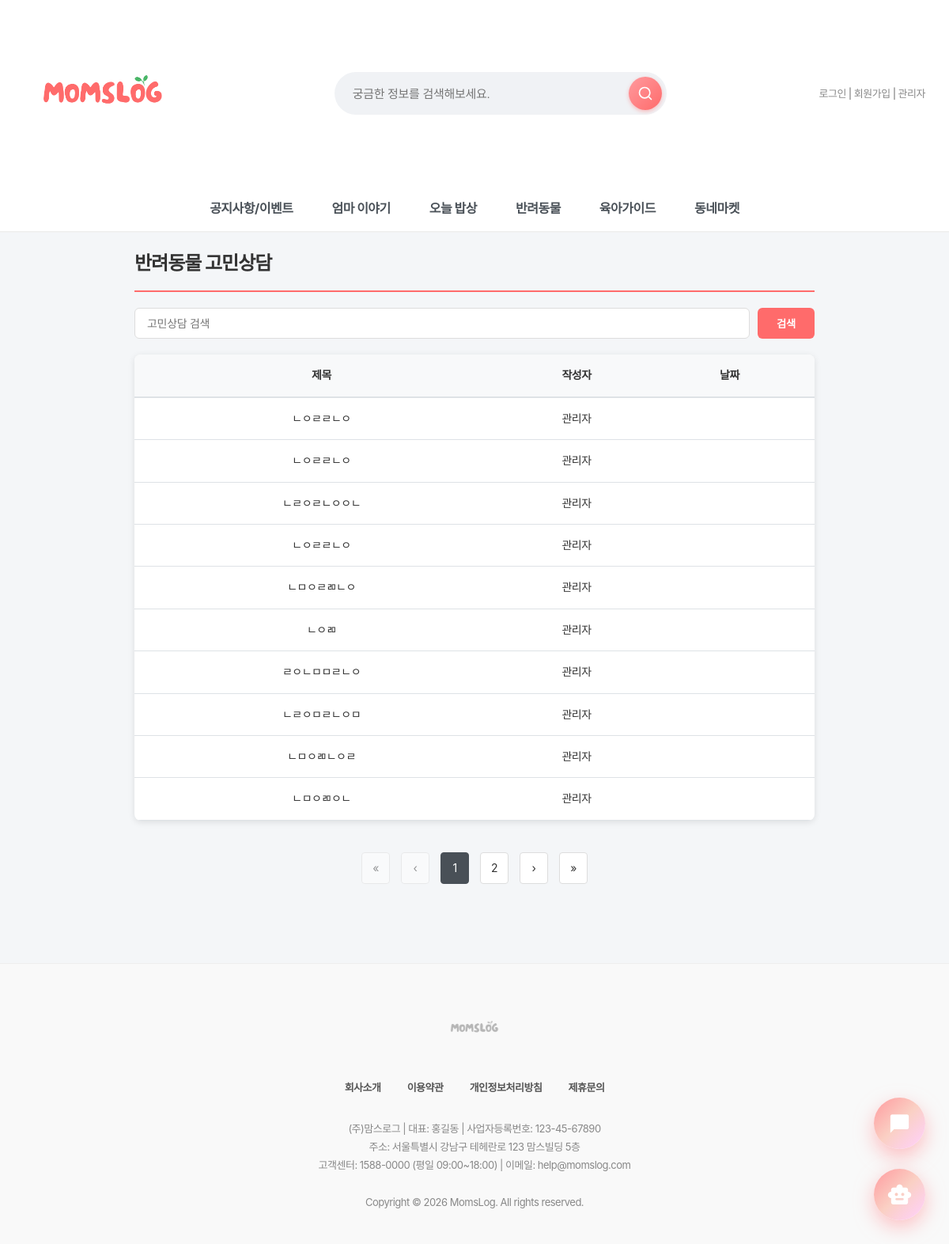
Screenshot of /board/pet_counsel/ with the database file from the repository.
### board/models.py (models this page shows, shortened)
class PetCounselPost(models.Model):
    title = models.CharField(max_length=200, verbose_name="제목")
    content = models.TextField(verbose_name="내용")
    author = models.ForeignKey(
        settings.AUTH_USER_MODEL,
        on_delete=models.SET_NULL,
        null=True,
        blank=True,
        verbose_name="작성자"
    )
    views = models.PositiveIntegerField(default=0, verbose_name="조회수")
    created_at = models.DateTimeField(auto_now_add=True, verbose_name="작성일")
    updated_at = models.DateTimeField(auto_now=True, verbose_name="수정일")
    class Meta:
        verbose_name = "반려동물 고민상담"
        verbose_name_plural = "반려동물 고민상담"
        ordering = ["-created_at"]

### accounts/models.py (models this page shows, shortened)
class User(AbstractUser):
    real_name = models.CharField("이름", max_length=30)
    nickname = models.CharField("닉네임", max_length=30, unique=True)
    jumin = models.CharField("주민번호", max_length=20)  # 000000-0000000
    phone = models.CharField("휴대폰 번호", max_length=20)
    email = models.EmailField("이메일", max_length=254)
    address = models.CharField("주소", max_length=200, blank=True, null=True)
    address_detail = models.CharField("상세주소", max_length=200, blank=True, null=True)
    point = models.PositiveIntegerField("포인트", default=0)
    grade = models.CharField("회원 등급", max_length=10, choices=GRADE_CHOICES, default="start")
    GENDER_CHOICES = [
        ('M', '남자'),
        ('F', '여자'),
    ]
    gender = models.CharField("성별", max_length=1, choices=GENDER_CHOICES, default='F')
    has_children = models.BooleanField("자녀 유무", default=False)
    CHILD_STAGE_CHOICES = [
        ("kindergarten", "유치원"),
        ("elementary", "초등학생"),
        ("middle", "중학생"),
        ("high", "고등학생"),
        ("adult", "성인"),
        ("other", "기타"),
    ]
    children_stages = models.JSONField("자녀 학령(복수)", default=list, blank=True)
    terms_agreed = models.BooleanField("약관 동의", default=False)

### board/views.py (the view)
# urls.py: path("pet_counsel/",views.pet_counsel_list,name="pet_counsel_list"),
def pet_counsel_list(request):
    search_query = request.GET.get('search', '')
    qs = PetCounselPost.objects.all().order_by('-id')
    if search_query:
        qs = qs.filter(
            Q(title__icontains=search_query) |
            Q(content__icontains=search_query)
        )
    paginator = Paginator(qs, 10)  # ✅ 페이지당 10개
    page = request.GET.get('page')
    posts = paginator.get_page(page)
    return render(request, 'board/pet_counsel_list.html', {
        'posts': posts,
        'search_query': search_query,
    })

### quests/context_processors.py (called while the page is built, shortened)
def today_quest(request):
    if not request.user.is_authenticated:
        return {
            "today_quest": None,
            "grade_progress": None,
        }

### board/templates/board/pet_counsel_list.html (shortened to what this page needs)
{% extends 'base.html' %}
{% block content %}
<div class="pet-container">
    <div class="pet-header">
        <h2>반려동물 고민상담</h2>
    </div>
    <div class="search-box">
        <form method="get">
            <input type="text" name="search" placeholder="고민상담 검색"
                   value="{{ search_query|default:'' }}">
            <button type="submit">검색</button>
        </form>
    </div>
    {% if posts %}
    <table class="pet-table">
        <thead>
            <tr>
                <th style="width:55%">제목</th>
                <th style="width:20%">작성자</th>
                <th style="width:25%">날짜</th>
            </tr>
        </thead>
        <tbody>
            {% for post in posts %}
            <tr>
                <td class="pet-title" data-label="제목">
                    <a href="{% url 'board:pet_counsel_detail' post.id %}">
                        {{ post.title }}
                    </a>
                </td>
                <td data-label="작성자">
                    {% if post.author %}
                        {{ post.author.nickname|default:post.author.username }}
                    {% else %}
                        탈퇴한 사용자
                    {% endif %}
                </td>
                <td data-label="날짜">
                </td>
            </tr>
            {% endfor %}
        </tbody>
    </table>
    {% else %}
    <div class="no-results">
        <p>아직 등록된 고민상담 글이 없습니다</p>
    </div>
    {% endif %}
    {% if posts.has_other_pages %}
    <div class="pagination-container">
        {% if posts.has_previous %}
            <a href="?page=1{% if search_query %}&search={{ search_query }}{% endif %}" class="pagination-btn">«</a>
            <a href="?page={{ posts.previous_page_number }}{% if search_query %}&search={{ search_query }}{% endif %}" class="pagination-btn">‹</a>
        {% else %}
            <span class="pagination-btn disabled">«</span>
            <span class="pagination-btn disabled">‹</span>
        {% endif %}
        {% for page_num in posts.paginator.page_range %}
            {% if posts.number == page_num %}
                <span class="pagination-btn active">{{ page_num }}</span>
            {% else %}
                <a href="?page={{ page_num }}{% if search_query %}&search={{ search_query }}{% endif %}"
                   class="pagination-btn">{{ page_num }}</a>
            {% endif %}
        {% endfor %}
        {% if posts.has_next %}
            <a href="?page={{ posts.next_page_number }}{% if search_query %}&search={{ search_query }}{% endif %}" class="pagination-btn">›</a>
            <a href="?page={{ posts.paginator.num_pages }}{% if search_query %}&search={{ search_query }}{% endif %}" class="pagination-btn">»</a>
        {% else %}
            <span class="pagination-btn disabled">›</span>
            <span class="pagination-btn disabled">»</span>
        {% endif %}
    </div>
    {% endif %}
</div>
{% endblock %}

### static/css/style.css (style rules this page uses)
body { font-family: "Pretendard Variable", "Pretendard", -apple-system, BlinkMacSystemFont, system-ui, Roboto, "Helvetica Neue", "Segoe UI", "Apple SD Gothic Neo", "Noto Sans KR", "Malgun Gothic", "Apple Color Emoji", "Segoe UI Emoji", "Segoe UI Symbol", sans-serif; margin: 0; padding: 0; background-color: #f4f6f8; color: #333; line-height: 1.6; letter-spacing: -0.5px; -webkit-font-smoothing: antialiased; -moz-osx-font-smoothing: grayscale; }
h1, h2, h3, h4, h5, h6 { font-weight: 700; letter-spacing: -1px; margin-top: 0; }
button, input, select, textarea { font-family: "Pretendard Variable", "Pretendard", sans-serif; letter-spacing: -0.3px; }
a { text-decoration: none; color: inherit; transition: all 0.3s ease; }
button { font-family: 'Pretendard', sans-serif; }

### static/css/mobile.css (style rules this page uses)
* { box-sizing: border-box; }

### static/css/darkmode.css (style rules this page uses)
body, header, .main-nav, .card, input, textarea, select, button, table { transition: background-color 0.3s ease, color 0.3s ease, border-color 0.3s ease; }

### static/css/premium-finish.css (style rules this page uses)
* { --transition-fast: 0.2s; --transition-normal: 0.3s; --transition-slow: 0.5s; --ease-spring: cubic-bezier(0.23, 1, 0.320, 1); --ease-smooth: cubic-bezier(0.25, 0.46, 0.45, 0.94); }

### static/css/chatbot.css (style rules this page uses)
:root { --primary-gradient: linear-gradient(135deg, #FF9A9E 0%, #FAD0C4 50%, #FFD1FF 100%); --glass-bg: rgba(255, 255, 255, 0.85); --glass-border: 1px solid rgba(255, 255, 255, 0.5); --shadow-xl: 0 20px 40px rgba(0, 0, 0, 0.1), 0 10px 20px rgba(0, 0, 0, 0.05); --text-dark: #2d3436; }
body { font-family: 'Pretendard', sans-serif; }

### main/templates/base.html (style rules this page uses)
* { font-family: "Pretendard", -apple-system, BlinkMacSystemFont, system-ui, Roboto, "Helvetica Neue", "Segoe UI", "Apple SD Gothic Neo", "Noto Sans KR", "Malgun Gothic", "Apple Color Emoji", "Segoe UI Emoji", "Segoe UI Symbol", sans-serif; }

### board/templates/board/pet_counsel_list.html (style rules this page uses)
.pet-container { max-width: 900px; margin: 0 auto; padding: 20px; }
.pet-header { display: flex; justify-content: space-between; align-items: center; margin-bottom: 20px; padding-bottom: 15px; border-bottom: 2px solid #ff6b6b; flex-wrap: wrap; gap: 10px; }
.pet-header h2 { margin: 0; font-size: 24px; font-weight: 700; color: #333; }
.search-box { width: 100%; margin-bottom: 20px; }
.search-box form { display: flex; gap: 10px; }
.search-box input { flex: 1; padding: 10px 15px; border: 1px solid #ddd; border-radius: 6px; font-size: 14px; }
.search-box button { padding: 10px 24px; background: #ff6b6b; color: white; border: none; border-radius: 6px; font-weight: 600; cursor: pointer; transition: .2s; }
.pet-table { width: 100%; border-collapse: collapse; background: white; border-radius: 8px; overflow: hidden; box-shadow: 0 2px 8px rgba(0,0,0,0.1); }
.pet-table thead { background: #f8f9fa; }
.pet-table th { padding: 15px; text-align: center; font-weight: bold; border-bottom: 2px solid #dee2e6; font-size: 14px; }
.pet-table td { padding: 15px; border-bottom: 1px solid #dee2e6; text-align: center; font-size: 14px; }
.pet-title { text-align: left; }
.pet-title a { color: #333; text-decoration: none; }
.pagination-container { text-align: center; margin-top: 40px; margin-bottom: 30px; }
.pagination-btn { display: inline-block; margin: 0 5px; padding: 8px 12px; border: 1px solid #ddd; border-radius: 4px; background: white; color: #333; text-decoration: none; font-size: 14px; transition: .2s; min-width: 36px; text-align: center; }
.pagination-btn.active { background: #495057; color: white; border-color: #495057; }
.pagination-btn.disabled { cursor: not-allowed; opacity: 0.5; }

### rows the page displays
PetCounselPost: title "ㄴㅇㄹㄹㄴㅇ", author.nickname "관리자"
PetCounselPost: title "ㄴㅇㄹㄹㄴㅇ", author.nickname "관리자"
PetCounselPost: title "ㄴㄹㅇㄹㄴㅇㅇㄴ", author.nickname "관리자"
PetCounselPost: title "ㄴㅇㄹㄹㄴㅇ", author.nickname "관리자"
PetCounselPost: title "ㄴㅁㅇㄹㄻㄴㅇ", author.nickname "관리자"
PetCounselPost: title "ㄴㅇㄻ", author.nickname "관리자"
PetCounselPost: title "ㄹㅇㄴㅁㅁㄹㄴㅇ", author.nickname "관리자"
PetCounselPost: title "ㄴㄹㅇㅁㄹㄴㅇㅁ", author.nickname "관리자"
PetCounselPost: title "ㄴㅁㅇㄻㄴㅇㄹ", author.nickname "관리자"
PetCounselPost: title "ㄴㅁㅇㄻㅇㄴ", author.nickname "관리자"

### other values shown
{{ page_num }} "1"
{{ page_num }} "2"
